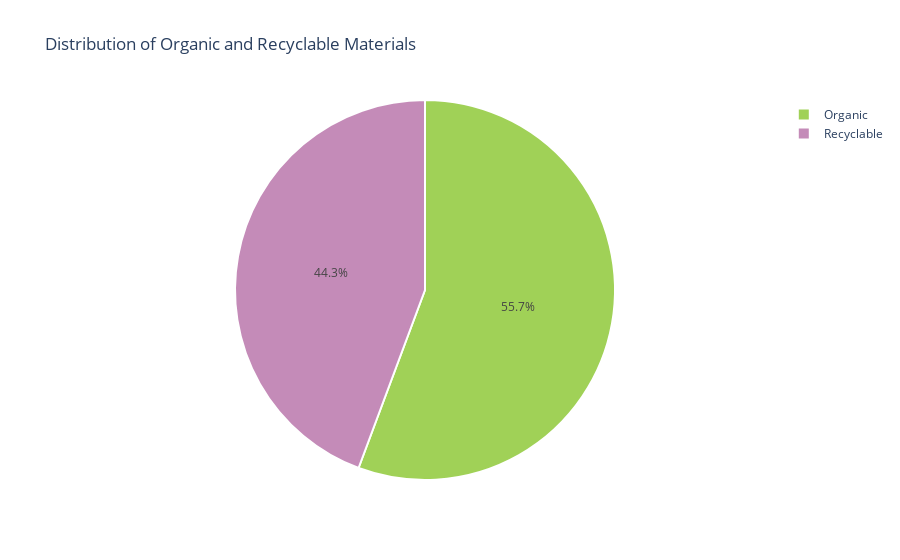

Notebook cell for this chart:
### Code cell
# Create a DataFrame for the pie chart
label_counts = data['label'].value_counts().reset_index()
label_counts.columns = ['Materials', 'Count']

# Map the original labels to the desired names
label_counts['Materials'] = label_counts['Materials'].replace({
    'TRAIN\O': 'Organic',
    'TRAIN\R': 'Recyclable'
})

# Create an interactive pie chart using Plotly
fig = px.pie(label_counts, values='Count', names='Materials', title='Distribution of Organic and Recyclable Materials',
             color_discrete_sequence=colors)

# Customize the pie chart (optional)
fig.update_traces(marker=dict(line=dict(color='white', width=2)), hoverinfo='label+percent')

# Show the plot
fig.show()

### Figure 1 — Plotly figure (JSON) as saved in the notebook; plotly's stock layout.template omitted (floating-point values rounded to 4 significant figures)
{"data": [{"domain": {"x": [0, 1], "y": [0, 1]}, "hoverinfo": "label+percent", "hovertemplate": "Materials=%{label}<br>Count=%{value}<extra></extra>", "labels": ["Organic", "Recyclable"], "legendgroup": "", "marker": {"line": {"color": "white", "width": 2}}, "name": "", "showlegend": true, "type": "pie", "values": [12565, 9999]}], "layout": {"legend": {"tracegroupgap": 0}, "piecolorway": ["#a0d157", "#c48bb8"], "title": {"text": "Distribution of Organic and Recyclable Materials"}}}
